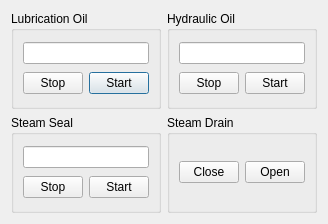
<?xml version="1.0" encoding="UTF-8"?>
<ui version="4.0">
 <class>TurbineSupport</class>
 <widget class="QDialog" name="TurbineSupport">
  <property name="geometry">
   <rect>
    <x>0</x>
    <y>0</y>
    <width>324</width>
    <height>224</height>
   </rect>
  </property>
  <property name="windowTitle">
   <string>Turbine Support Systems</string>
  </property>
  <layout class="QGridLayout" name="gridLayout">
   <item row="0" column="0">
    <widget class="QGroupBox" name="groupLube">
     <property name="title">
      <string>Lubrication Oil</string>
     </property>
     <layout class="QGridLayout" name="gridLayout_2">
      <item row="1" column="1">
       <widget class="QPushButton" name="buttonLubeStart">
        <property name="maximumSize">
         <size>
          <width>60</width>
          <height>16777215</height>
         </size>
        </property>
        <property name="text">
         <string>Start</string>
        </property>
        <property name="checkable">
         <bool>true</bool>
        </property>
       </widget>
      </item>
      <item row="1" column="0">
       <widget class="QPushButton" name="buttonLubeStop">
        <property name="maximumSize">
         <size>
          <width>60</width>
          <height>16777215</height>
         </size>
        </property>
        <property name="text">
         <string>Stop</string>
        </property>
        <property name="checkable">
         <bool>true</bool>
        </property>
       </widget>
      </item>
      <item row="0" column="0" colspan="2">
       <widget class="QLineEdit" name="lineLube">
        <property name="maximumSize">
         <size>
          <width>16777215</width>
          <height>16777215</height>
         </size>
        </property>
       </widget>
      </item>
     </layout>
    </widget>
   </item>
   <item row="0" column="1">
    <widget class="QGroupBox" name="groupHydraulic">
     <property name="title">
      <string>Hydraulic Oil</string>
     </property>
     <layout class="QGridLayout" name="gridLayout_3">
      <item row="1" column="0">
       <widget class="QPushButton" name="buttonHydraulicStop">
        <property name="maximumSize">
         <size>
          <width>60</width>
          <height>16777215</height>
         </size>
        </property>
        <property name="text">
         <string>Stop</string>
        </property>
        <property name="checkable">
         <bool>true</bool>
        </property>
       </widget>
      </item>
      <item row="1" column="1">
       <widget class="QPushButton" name="buttonHydraulicStart">
        <property name="maximumSize">
         <size>
          <width>60</width>
          <height>16777215</height>
         </size>
        </property>
        <property name="text">
         <string>Start</string>
        </property>
        <property name="checkable">
         <bool>true</bool>
        </property>
       </widget>
      </item>
      <item row="0" column="0" colspan="2">
       <widget class="QLineEdit" name="lineHydraulic">
        <property name="maximumSize">
         <size>
          <width>16777215</width>
          <height>16777215</height>
         </size>
        </property>
       </widget>
      </item>
     </layout>
    </widget>
   </item>
   <item row="1" column="0">
    <widget class="QGroupBox" name="groupSteamSeal">
     <property name="title">
      <string>Steam Seal</string>
     </property>
     <layout class="QGridLayout" name="gridLayout_4">
      <item row="1" column="1">
       <widget class="QPushButton" name="buttonSteamSealStart">
        <property name="maximumSize">
         <size>
          <width>60</width>
          <height>16777215</height>
         </size>
        </property>
        <property name="text">
         <string>Start</string>
        </property>
        <property name="checkable">
         <bool>true</bool>
        </property>
       </widget>
      </item>
      <item row="1" column="0">
       <widget class="QPushButton" name="buttonSteamSealStop">
        <property name="maximumSize">
         <size>
          <width>60</width>
          <height>16777215</height>
         </size>
        </property>
        <property name="text">
         <string>Stop</string>
        </property>
        <property name="checkable">
         <bool>true</bool>
        </property>
       </widget>
      </item>
      <item row="0" column="0" colspan="2">
       <widget class="QLineEdit" name="lineSteamSeal">
        <property name="maximumSize">
         <size>
          <width>16777215</width>
          <height>16777215</height>
         </size>
        </property>
       </widget>
      </item>
     </layout>
    </widget>
   </item>
   <item row="1" column="1">
    <widget class="QGroupBox" name="groupSteamDrain">
     <property name="title">
      <string>Steam Drain</string>
     </property>
     <layout class="QGridLayout" name="gridLayout_5">
      <item row="0" column="0">
       <widget class="QPushButton" name="buttonSteamDrainClose">
        <property name="maximumSize">
         <size>
          <width>60</width>
          <height>16777215</height>
         </size>
        </property>
        <property name="text">
         <string>Close</string>
        </property>
        <property name="checkable">
         <bool>true</bool>
        </property>
       </widget>
      </item>
      <item row="0" column="1">
       <widget class="QPushButton" name="buttonSteamDrainOpen">
        <property name="maximumSize">
         <size>
          <width>60</width>
          <height>16777215</height>
         </size>
        </property>
        <property name="text">
         <string>Open</string>
        </property>
        <property name="checkable">
         <bool>true</bool>
        </property>
       </widget>
      </item>
     </layout>
    </widget>
   </item>
  </layout>
 </widget>
 <resources/>
 <connections/>
</ui>
